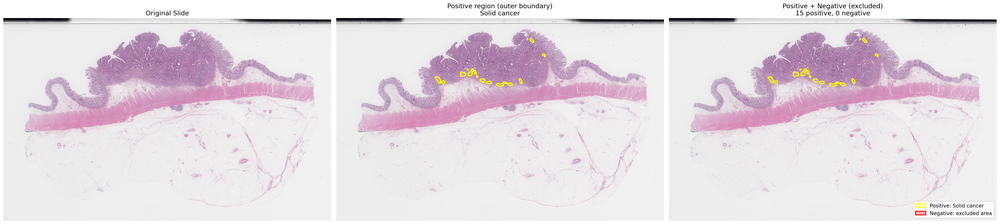
#> input picture Code/Archive/annotation_viz.png, 1000 x 224 px, shrunk from 4485 x 1006 before the run
$ python -i stain_normalizer.py   (imports and definitions only)
#> lines starting #> are read from the running program, lines starting #| are printed output that depends on the picture; after the words box and inside, x2 and y2 are one past the last pixel; in counts of white or black regions, pixels touching at a corner belong together
"""
Stain Normalization for Histopathology Images.

Implements Reinhard and Macenko normalization methods based on:
- Khan et al. (2026) "Staining normalization in histopathology"
- Reference impl: github.com/wanghao14/Stain_Normalization

Usage:
    normalizer = ReinhardNormalizer()
    normalizer.fit(target_image)          # RGB uint8 image
    normalized = normalizer.transform(source_image)

    normalizer = MacenkoNormalizer()
    normalizer.fit(target_image)
    normalized = normalizer.transform(source_image)
"""

import numpy as np
import cv2


# ---------------------------------------------------------------------------
# Tissue mask utilities
# ---------------------------------------------------------------------------

def get_tissue_mask(image, sat_threshold=15):
    """Create binary tissue mask by excluding white/near-white background.

    Uses HSV saturation channel: tissue has higher saturation than background.

    Args:
        image: RGB uint8 image (H, W, 3)
        sat_threshold: minimum saturation to consider as tissue (0-255)

    Returns:
        Boolean mask (H, W), True = tissue pixel
    """
#> called with sat_threshold = 15
    hsv = cv2.cvtColor(image, cv2.COLOR_RGB2HSV)
#> hsv: shape (224, 1000, 3); mean H, S, V 84.8, 12, 229.7
    saturation = hsv[:, :, 1]
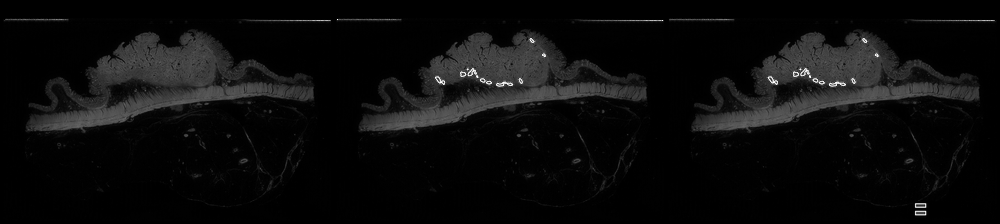
#> saturation: shape (224, 1000); min 0, max 255, mean 12
    mask = saturation > sat_threshold
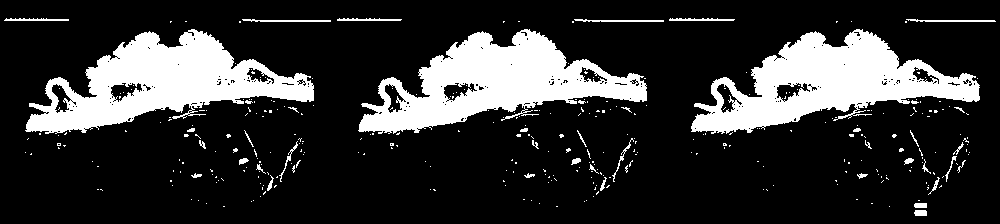
#> mask: shape (224, 1000) bool; 19.9% white; 347 white regions (304 under 20 px), largest, box (x1, y1, x2, y2) and area: (691, 29, 980, 134) 13858, (358, 29, 647, 134) 13846, (25, 29, 314, 134) 13844
    # Also exclude very dark pixels (likely artifacts)
    gray = cv2.cvtColor(image, cv2.COLOR_RGB2GRAY)
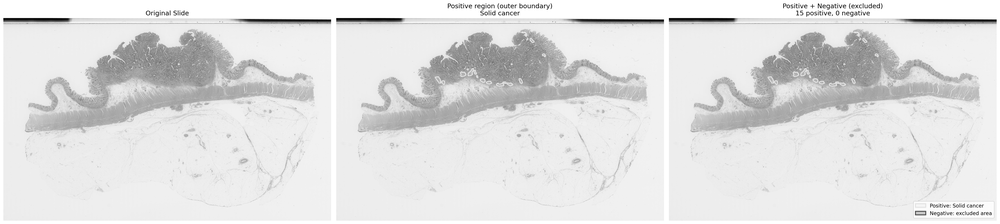
#> gray: shape (224, 1000); min 0, max 255, mean 224
    mask = mask & (gray > 15)
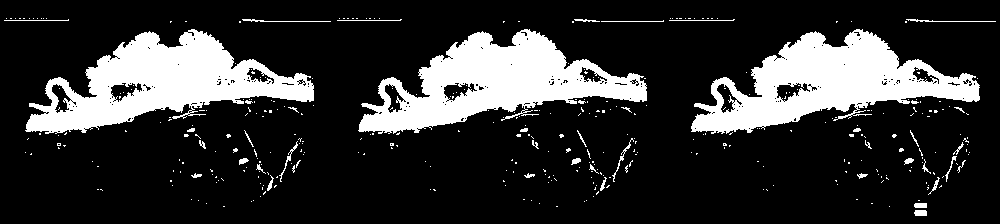
#> mask: shape (224, 1000) bool; 19.8% white; 379 white regions (335 under 20 px), largest, box (x1, y1, x2, y2) and area: (691, 29, 980, 134) 13858, (358, 29, 647, 134) 13846, (25, 29, 314, 134) 13844
    return mask


# ---------------------------------------------------------------------------
# Color space conversions
# ---------------------------------------------------------------------------

def rgb_to_lab(image):
    """Convert RGB uint8 to L*a*b* float64."""
    # OpenCV expects BGR
    bgr = cv2.cvtColor(image, cv2.COLOR_RGB2BGR)
#> bgr is the input picture: shape (224, 1000, 3); mean B, G, R 227, 220.7, 229.5
    lab = cv2.cvtColor(bgr, cv2.COLOR_BGR2LAB).astype(np.float64)
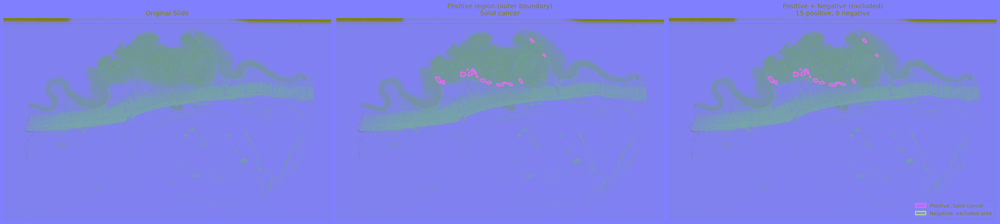
#> lab: shape (224, 1000, 3) float64; mean B, G, R 226.5, 132.3, 126
    return lab


# [23 lines left out: functions lab_to_rgb, rgb_to_od, od_to_rgb, not called in this run]


# ---------------------------------------------------------------------------
# Reinhard Normalizer
# ---------------------------------------------------------------------------

class ReinhardNormalizer:
    """Reinhard color normalization in L*a*b* color space.

    Transfers mean and std of each L*a*b* channel from target to source.
    Reference: Reinhard et al. (2001), used in Khan et al. (2026).
    """

    def __init__(self):
        self.target_mean = None
        self.target_std = None

    def fit(self, target_image, mask=None):
        """Compute target color statistics.

        Args:
            target_image: RGB uint8 image
            mask: optional boolean mask (True = tissue). If None, auto-generated.
        """
        if mask is None:
            mask = get_tissue_mask(target_image)

        lab = rgb_to_lab(target_image)
        tissue_pixels = lab[mask]  # (N, 3)

        if len(tissue_pixels) == 0:
            raise ValueError("No tissue pixels found in target image")

        self.target_mean = tissue_pixels.mean(axis=0)
#> self.target_mean = [178.1, 147.5, 118.9]
        self.target_std = tissue_pixels.std(axis=0)
#> self.target_std = [26.04, 8.6, 10.81]
        # Avoid division by zero
        self.target_std[self.target_std < 1e-6] = 1.0

    # [32 lines left out: function transform, not called in this run]

    def get_stats(self):
        """Return fitted target statistics."""
        return {"mean": self.target_mean.copy(), "std": self.target_std.copy()}


# ---------------------------------------------------------------------------
# Macenko Normalizer
# ---------------------------------------------------------------------------

class MacenkoNormalizer:
    """Macenko stain normalization via SVD in optical density space.

    Decomposes H&E stain vectors using SVD, then matches stain concentrations.
    Reference: Macenko et al. (2009), used in Khan et al. (2026).
    """

    # [138 lines left out: functions __init__, _get_stain_matrix, _get_concentrations, fit, transform, not called in this run]

    def get_stain_matrix(self):
        """Return fitted target stain matrix."""
        return self.stain_matrix_target.copy()


# ---------------------------------------------------------------------------
# Convenience functions
# ---------------------------------------------------------------------------

# [12 lines left out: functions normalize_reinhard, normalize_macenko, not called in this run]


# ---------------------------------------------------------------------------
# Quick test
# ---------------------------------------------------------------------------

# [39 lines not run here, left out]

>>> import cv2
>>> picture = cv2.cvtColor(cv2.imread('Archive/annotation_viz.png'), cv2.COLOR_BGR2RGB)
>>> result = ReinhardNormalizer().fit(picture)
